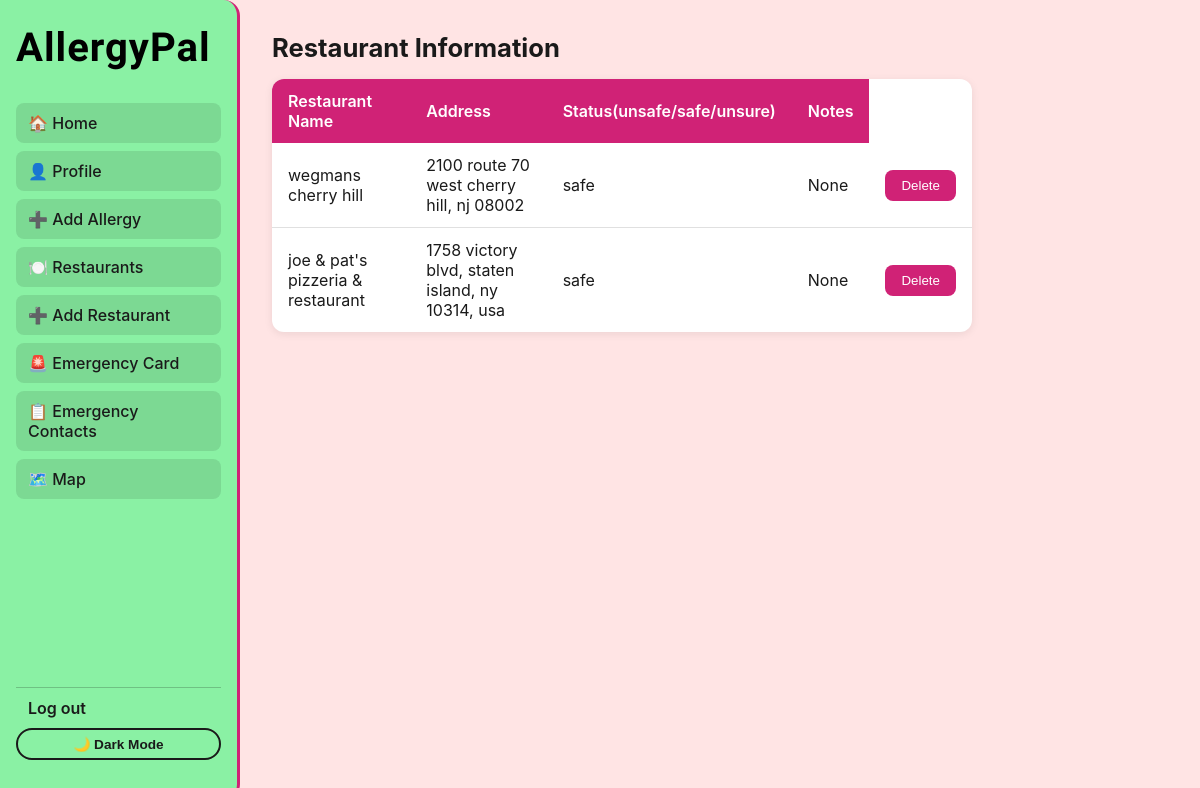
Before: /restaurant (signed in) with the older database file.
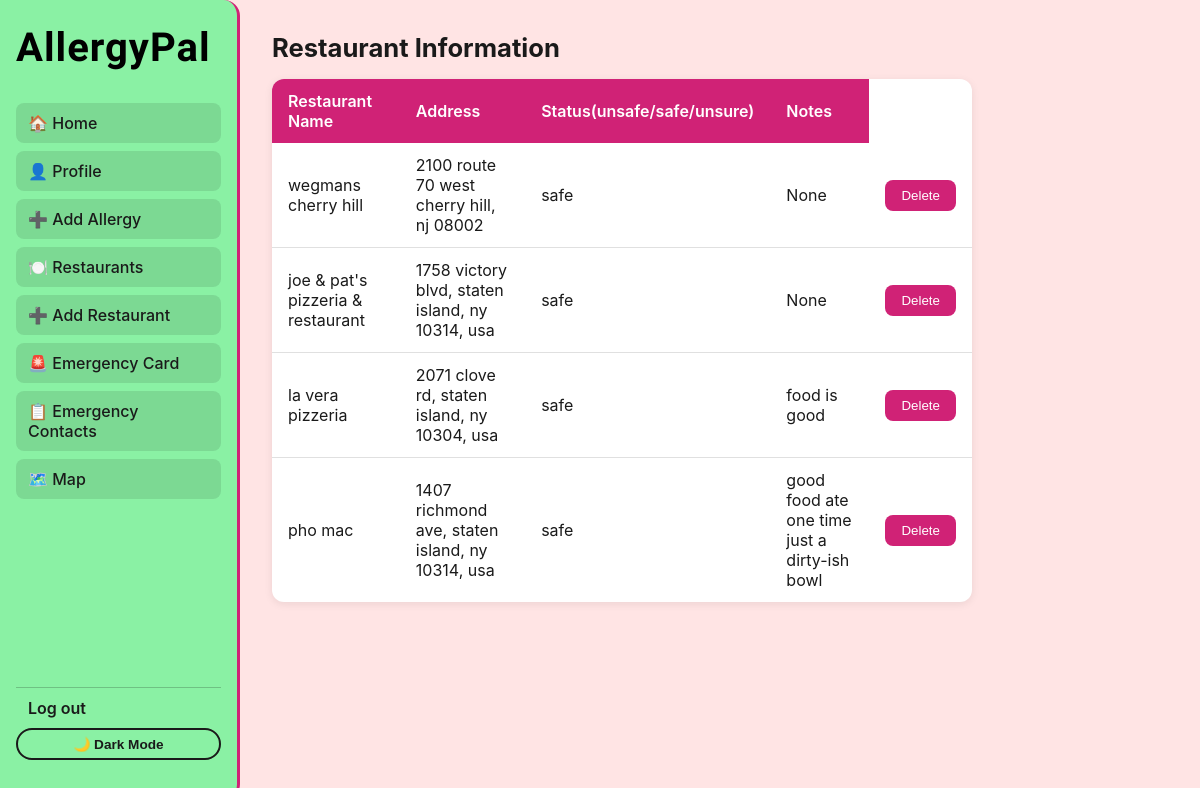
After: the same page with the newer database file.
### tables this page shows
CREATE TABLE saved_restaurants (
    user_id INTEGER NOT NULL,
    restaurant_id INTEGER NOT NULL,
    status TEXT NOT NULL, -- ("unsafe"/"safe"/"unsure"),
    notes TEXT,
    created_at DATE NOT NULL,
    PRIMARY KEY (user_id, restaurant_id),
    FOREIGN KEY (user_id) REFERENCES users(id),
    FOREIGN KEY (restaurant_id) REFERENCES restaurants(id)
);

CREATE TABLE restaurants (
    id INTEGER PRIMARY KEY AUTOINCREMENT,
    external_id TEXT, -- going to be an api from google or yelp
    name TEXT NOT NULL,
    address TEXT NOT NULL,
    lat REAL,
    lng REAL
);

### app.py (the view)
@app.route("/restaurant", methods=["GET"])
@login_required
def restaurant():
    current = session["user_id"]
    rests = db.execute(
        """SELECT restaurants.name, restaurants.address, saved_restaurants.status, saved_restaurants.notes, saved_restaurants.restaurant_id
        FROM saved_restaurants
        JOIN restaurants
        ON saved_restaurants.restaurant_id = restaurants.id
        WHERE saved_restaurants.user_id = ?""",
        current
    )
    return render_template(
        "restaurants.html",
        restaurants = rests
    )

### helpers.py (called while the page is built)
def login_required(f):
    @wraps(f)
    def wrapped(*args, **kwargs):
        if session.get("user_id") is None:
            return redirect("/login")
        return f(*args, **kwargs)
    return wrapped

### templates/restaurants.html (shortened to what this page needs)
{% extends "layout.html" %}
{% block body %}
<div class="container mt-4" style="max-width: 700px;">
    <h2 class="mb-4">Restaurant Information</h2>
    <table>
        <thead>
            <tr>
                <th>Restaurant Name</th>
                <th>Address</th>
                <th>Status(unsafe/safe/unsure)</th>
                <th>Notes</th>
            </tr>
        </thead>
        <tbody>
            {% for r in restaurants %}
            <tr>
                <td>{{ r.name }}</td>
                <td>{{ r.address }}</td>
                <td>{{ r.status }}</td>
                <td>{{ r.notes }}</td>
                <td>
                    <form action="{{ url_for('delete_restaurant') }}" method="POST">
                        <button type ="submit">Delete</button>
                    </form>
                </td>
            </tr>
            {% else %}
            <tr>
                <td colspan="5">No saved restaurants yet. <a href="{{ url_for('add_restaurant') }}">Add one!</a></td>
            </tr>
            {% endfor %}
        </tbody>
    </table>
</div>
{% endblock %}

### templates/layout.html (shortened to what this page needs)
<!DOCTYPE html>
<html lang="en">
<head>
    <link rel="stylesheet" href="{{ url_for('static', filename='styles.css') }}?v=2">    <link href="https://fonts.googleapis.com/css2?family=Fondamento&display=swap" rel="stylesheet">
</head>
<body>
    <div class="app-container">
        <nav class="sidebar">
            <h2 class="logo">AllergyPal</h2>
        <ul class="nav-links">
            <li><a href="{{ url_for('index') }}">🏠 Home</a></li>
            {% if session.get("user_id") %}
                <li><a href="{{ url_for('profile') }}">👤 Profile</a></li>
                <li><a href="{{ url_for('add_allergy') }}">➕ Add Allergy</a></li>
                <li><a href="{{ url_for('restaurant') }}">🍽️ Restaurants</a></li>
                <li><a href="{{ url_for('add_restaurant') }}">➕ Add Restaurant</a></li>
                <li><a href="{{ url_for('emergency') }}">🚨 Emergency Card</a></li>
                <li><a href="{{ url_for('er_contacts') }}">📋 Emergency Contacts</a></li>
                <li><a href="{{ url_for('search_restaurants') }}">🗺️ Map</a></li>
            {% else %}
                <li><a href="{{ url_for('login') }}">🔑 Login</a></li>
                <li><a href="{{ url_for('register') }}">📝 Register</a></li>
            {% endif %}
        </ul>
        {% if session.get("user_id") %}
            <a class="logout" href="{{ url_for('logout') }}">Log out</a>
        {% endif %}
        <button class="theme-toggle" onclick="toggleTheme()">🌙 Dark Mode</button>
        </nav>
        <main class="main-content">
            {% block body %}{% endblock %}
        </main>
    </div>
</body>
</html>

### static/styles.css (style rules this page uses)
:root { --red: #d02276; --green: #0f862d; --bg: #ffe4e4; --surface: #ff9f9f; --text: #1a1a1a; --sidebar-bg: #8af1a4; --sidebar-text: #1a1a1a; --border: #e0e0e0; }
* { margin: 0; padding: 0; box-sizing: border-box; }
body { background-color: var(--bg); color: var(--text); font-family: 'Inter', 'Segoe UI', sans-serif; transition: background-color 0.3s, color 0.3s; }
.app-container { display: flex; min-height: 100vh; }
.sidebar { width: 240px; background-color: var(--sidebar-bg); color: var(--sidebar-text); padding: 24px 16px; display: flex; flex-direction: column; position: fixed; height: 100vh; border-radius: 0 16px 16px 0; border-right: 3px solid var(--red); }
.logo { font-family: 'Fondamento', cursive; font-size: 2.5rem; font-weight: 700; color: #000000; margin-bottom: 32px; letter-spacing: 1px; }
.nav-links { list-style: none; flex: 1; }
.nav-links li { margin-bottom: 8px; }
.nav-links a { color: var(--sidebar-text); text-decoration: none; padding: 10px 12px; border-radius: 8px; display: block; font-weight: 500; background-color: rgba(0,0,0,0.1); transition: background 0.2s; }
.logout { color: #1a1a1a; text-decoration: none; padding: 10px 12px; display: block; font-weight: 600; border-top: 1px solid rgba(0,0,0,0.2); margin-top: 16px; }
.main-content { margin-left: 240px; padding: 32px; flex: 1; background-color: var(--bg); }
table { width: 100%; border-collapse: collapse; margin-bottom: 24px; background-color: white; border-radius: 12px; overflow: hidden; box-shadow: 0 2px 8px rgba(0,0,0,0.08); }
th { background-color: var(--red); color: white; padding: 12px 16px; text-align: left; font-weight: 600; }
td { padding: 12px 16px; border-bottom: 1px solid var(--border); }
tr:last-child td { border-bottom: none; }
button { background-color: var(--red); color: white; border: none; padding: 8px 16px; border-radius: 8px; cursor: pointer; font-weight: 500; transition: opacity 0.2s; }
h1, h2, h3 { color: var(--text); margin-bottom: 16px; }
h2 { font-size: 1.6rem; font-weight: 700; }
.theme-toggle { background: none; border: 2px solid #1a1a1a; border-radius: 20px; padding: 6px 12px; cursor: pointer; font-size: 0.85rem; font-weight: 600; margin-bottom: 16px; color: #1a1a1a; }

Changed rows visible on the page:
added saved_restaurants: name "la vera pizzeria", address "2071 clove rd, staten island, ny 10304, usa", status "safe", notes "food is good"
added saved_restaurants: name "pho mac", address "1407 richmond ave, staten island, ny 10314, usa", status "safe", notes "good food ate one time just a dirty-ish bowl"
